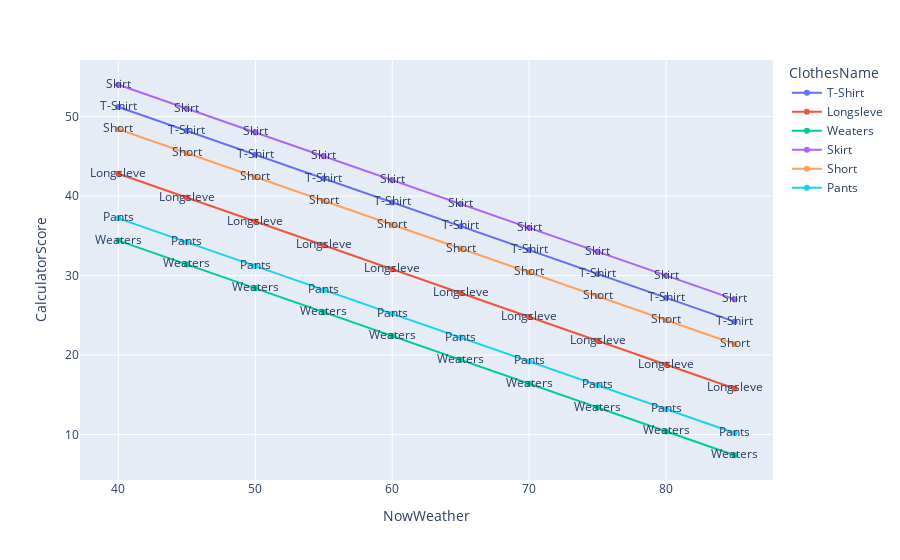

The notebook cell saved with this chart:
### Code cell
list_sigle_show_humd = []
for now_humd in range(40, 90, 5):
    for iloc_count in range(len(df_sigle)):
        calculator = weather_result_humd(   user_weatherLike, 8, now_humd, # 10 , 23 , 30
                                            df_sigle.iloc[iloc_count].ClothesName, df_sigle.iloc[iloc_count].WeatherScore
                                        )
        
        list_sigle_show_humd.append([now_humd, 
                                    df_sigle.iloc[iloc_count].ClothesName, 
                                    df_sigle.iloc[iloc_count].WeatherScore, 
                                    calculator])
        
df_sigle_show_humd = pd.DataFrame(list_sigle_show_humd, columns=["NowWeather", "ClothesName", "WeatherScore","CalculatorScore"])




fig = px.line(df_sigle_show_humd,     
    x = 'NowWeather',
    y = 'CalculatorScore',
    color = 'ClothesName',
    text= "ClothesName")
fig.show()

# fig = px

# 10度

### Figure 1 — Plotly figure (JSON) as saved in the notebook; plotly's stock layout.template omitted (floating-point values rounded to 4 significant figures)
{"data": [{"hovertemplate": "ClothesName=%{text}<br>NowWeather=%{x}<br>CalculatorScore=%{y}<extra></extra>", "legendgroup": "T-Shirt", "line": {"color": "#636efa", "dash": "solid"}, "marker": {"symbol": "circle"}, "mode": "text+markers+lines", "name": "T-Shirt", "orientation": "v", "showlegend": true, "text": ["T-Shirt", "T-Shirt", "T-Shirt", "T-Shirt", "T-Shirt", "T-Shirt", "T-Shirt", "T-Shirt", "T-Shirt", "T-Shirt"], "type": "scatter", "x": [40, 45, 50, 55, 60, 65, 70, 75, 80, 85], "xaxis": "x", "y": [51.2, 48.2, 45.2, 42.2, 39.2, 36.2, 33.2, 30.2, 27.2, 24.2], "yaxis": "y"}, {"hovertemplate": "ClothesName=%{text}<br>NowWeather=%{x}<br>CalculatorScore=%{y}<extra></extra>", "legendgroup": "Longsleve", "line": {"color": "#EF553B", "dash": "solid"}, "marker": {"symbol": "circle"}, "mode": "text+markers+lines", "name": "Longsleve", "orientation": "v", "showlegend": true, "text": ["Longsleve", "Longsleve", "Longsleve", "Longsleve", "Longsleve", "Longsleve", "Longsleve", "Longsleve", "Longsleve", "Longsleve"], "type": "scatter", "x": [40, 45, 50, 55, 60, 65, 70, 75, 80, 85], "xaxis": "x", "y": [42.8, 39.8, 36.8, 33.8, 30.8, 27.8, 24.8, 21.8, 18.8, 15.8], "yaxis": "y"}, {"hovertemplate": "ClothesName=%{text}<br>NowWeather=%{x}<br>CalculatorScore=%{y}<extra></extra>", "legendgroup": "Weaters", "line": {"color": "#00cc96", "dash": "solid"}, "marker": {"symbol": "circle"}, "mode": "text+markers+lines", "name": "Weaters", "orientation": "v", "showlegend": true, "text": ["Weaters", "Weaters", "Weaters", "Weaters", "Weaters", "Weaters", "Weaters", "Weaters", "Weaters", "Weaters"], "type": "scatter", "x": [40, 45, 50, 55, 60, 65, 70, 75, 80, 85], "xaxis": "x", "y": [34.4, 31.4, 28.4, 25.4, 22.4, 19.4, 16.4, 13.4, 10.4, 7.4], "yaxis": "y"}, {"hovertemplate": "ClothesName=%{text}<br>NowWeather=%{x}<br>CalculatorScore=%{y}<extra></extra>", "legendgroup": "Skirt", "line": {"color": "#ab63fa", "dash": "solid"}, "marker": {"symbol": "circle"}, "mode": "text+markers+lines", "name": "Skirt", "orientation": "v", "showlegend": true, "text": ["Skirt", "Skirt", "Skirt", "Skirt", "Skirt", "Skirt", "Skirt", "Skirt", "Skirt", "Skirt"], "type": "scatter", "x": [40, 45, 50, 55, 60, 65, 70, 75, 80, 85], "xaxis": "x", "y": [54, 51, 48, 45, 42, 39, 36, 33, 30, 27.0], "yaxis": "y"}, {"hovertemplate": "ClothesName=%{text}<br>NowWeather=%{x}<br>CalculatorScore=%{y}<extra></extra>", "legendgroup": "Short", "line": {"color": "#FFA15A", "dash": "solid"}, "marker": {"symbol": "circle"}, "mode": "text+markers+lines", "name": "Short", "orientation": "v", "showlegend": true, "text": ["Short", "Short", "Short", "Short", "Short", "Short", "Short", "Short", "Short", "Short"], "type": "scatter", "x": [40, 45, 50, 55, 60, 65, 70, 75, 80, 85], "xaxis": "x", "y": [48.4, 45.4, 42.4, 39.4, 36.4, 33.4, 30.4, 27.4, 24.4, 21.4], "yaxis": "y"}, {"hovertemplate": "ClothesName=%{text}<br>NowWeather=%{x}<br>CalculatorScore=%{y}<extra></extra>", "legendgroup": "Pants", "line": {"color": "#19d3f3", "dash": "solid"}, "marker": {"symbol": "circle"}, "mode": "text+markers+lines", "name": "Pants", "orientation": "v", "showlegend": true, "text": ["Pants", "Pants", "Pants", "Pants", "Pants", "Pants", "Pants", "Pants", "Pants", "Pants"], "type": "scatter", "x": [40, 45, 50, 55, 60, 65, 70, 75, 80, 85], "xaxis": "x", "y": [37.2, 34.2, 31.2, 28.2, 25.2, 22.2, 19.2, 16.2, 13.2, 10.2], "yaxis": "y"}], "layout": {"legend": {"title": {"text": "ClothesName"}, "tracegroupgap": 0}, "margin": {"t": 60}, "xaxis": {"anchor": "y", "domain": [0, 1], "title": {"text": "NowWeather"}}, "yaxis": {"anchor": "x", "domain": [0, 1], "title": {"text": "CalculatorScore"}}}}
